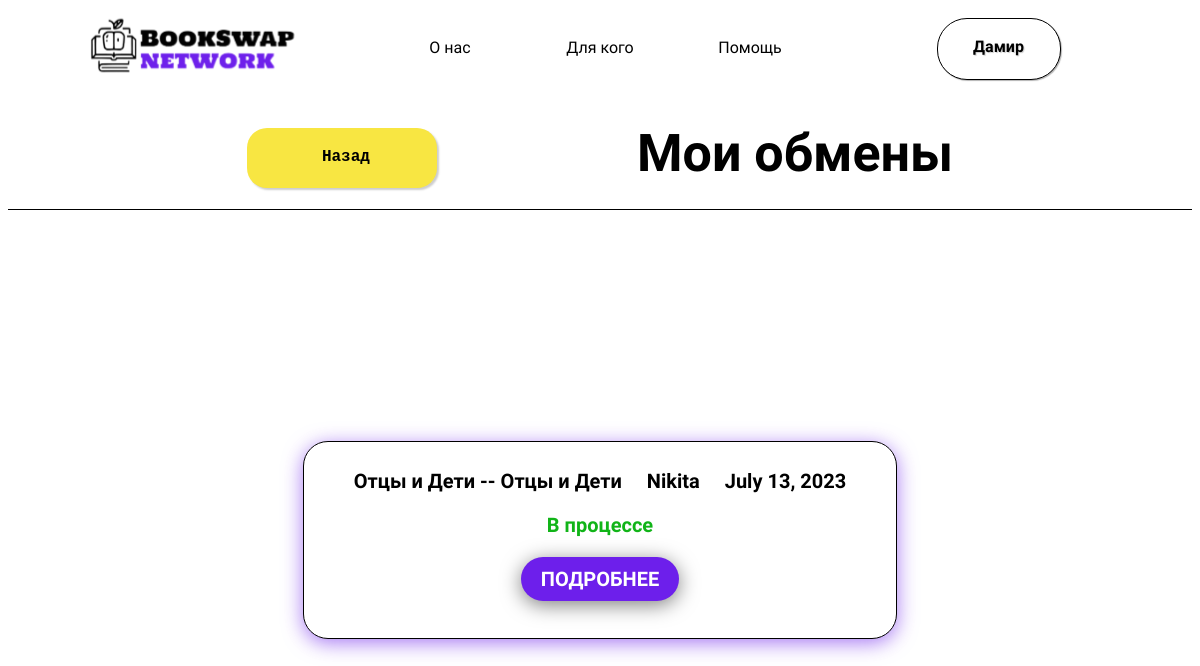
Page /exchange (signed in) on the committed database.
### Exchange/models.py (models this page shows)
class Exchange(models.Model):
    one_book = models.ForeignKey(Books, on_delete=models.CASCADE, null=True, related_name='exchange')
    two_book = models.ForeignKey(Books, on_delete=models.CASCADE, null=True, related_name='two_book')
    date = models.DateField()
    status = models.CharField(max_length=50)

class Books(models.Model):
    name = models.CharField(max_length=50)
    status = models.BooleanField()
    author = models.CharField(max_length=50)
    genre = models.CharField(max_length=30)
    description = models.CharField(max_length=250)
    user = models.ForeignKey(User, on_delete=models.CASCADE, null=True)
    avatar = models.ImageField(upload_to='media/', null=True)

### Exchange/views.py (the view)
# urls.py: path('exchange', get_exchange, name='exchange')
def get_exchange(request):
    exchange = []
    for i in Exchange.objects.all():
        if i.one_book.user_id == request.user.id or i.two_book.user_id == request.user.id:
            exchange += [i]
    context = {
        'exchange': exchange
    }
    return render(request, 'exchange.html', context)

### Exchange/templates/exchange.html (shortened to what this page needs)
{% extends 'base.html' %}
{% load static %}
{% block link %}
<link rel="stylesheet" type="text/css" href="{% static 'exchange/exchange.css' %}">
<link rel="stylesheet" type="text/css" href="{% static 'profile/my_book.css' %}">
{% endblock %}
{% block content %}
      <div class="header2">
        <div class="katalog">
            <a href="{% url 'profile' %}"><button class="back-css">Назад</button></a>
        </div>
        <div class="b"><h1>Мои обмены</h1></div>
    </div>
    <div class="penis">
    </div>
<div style="flex: block; margin-top:50px;">
    {% for i in exchange %}
      <div class="exchanges__content content">
        <div class="content__item record">
          <div class="record__info info _sub-main-text">
            <span class="info__books"> {{i.one_book.name}} -- {{i.two_book.name}}</span>
              {% if i.two_book.user != request.user %}
            <span class="info__user">{{i.two_book.user}}</span>
              {% else %}
              <span class="info__user">{{i.one_book.user}}</span>
              {% endif %}
            <span class="info__date">{{i.date}}</span>
          </div>
          <span class="record__status _sub-main-text">{{i.status}}</span>
          <a href="#" class="record__detail button _sub-main-text">ПОДРОБНЕЕ</a>
        </div>
          {% endfor %}
      </div>
{% endblock %}

### Profile/templates/base.html (shortened to what this page needs)
{% load static %}
<html lang="en">
<head>
    <link rel="stylesheet" type="text/css" href="{% static 'profile/profile1.css' %}">
    <link href="https://fonts.cdnfonts.com/css/commissioner-2" rel="stylesheet">
    {% block link %}{% endblock %}
</head>
    <body>
        <div>
            <header class="header1">
                <div class="logo_div">
                    <a href="{% url 'index' %}"><img src="{% static 'images/logo.svg' %}" alt="BOOKSWAP" class="logo"></a>
                </div>
                <div class="menu_header">
                    <a class="menu_header1" href="{% url 'who' %}">О нас</a>
                    <a class="menu_header1" href="{% url 'dliakogo' %}">Для кого</a>
                    <a class="menu_header1" href="{% url 'help' %}">Помощь</a>
                </div>
                <div class='reg'>
                    {% if not request.user.is_authenticated %}
                    <a href="{% url 'login' %}"><nav class="login-css">Вход</nav></a>
                    <a href="{% url 'register' %}"><nav class="register-css">Регистрация</nav></a>
                    {% else %}
                    <a href="{% url 'profile' %}"><nav class="login-css">{{user.username}}</nav></a>
                    {% endif %}
                </div>
            </header>
                {% block content %}
                {% endblock %}
        </div>
</body>
</html>

### Profile/static/profile/profile1.css (style rules this page uses)
.content { display: flex; justify-content: center; align-items: center; height: 70vh; }
.button { padding: 10px 20px; background-color: #f2f2f2; border: none; border-radius: 5px; margin-bottom: 10px; cursor: pointer; }
.back-css { font-family: 'Commissioner', sans-serif; display: inline-block; -webkit-box-sizing: content-box; -moz-box-sizing: content-box; box-sizing: content-box; width: 150px; height: 40px; cursor: pointer; padding: 10px 20px; border: none; -webkit-border-radius: 20px; border-radius: 20px; font: normal normal bold 16px/normal "Lucida Console", Monaco, monospace; color: #0000; text-indent: 10px; -o-text-overflow: clip; text-overflow: clip; background: #F8E642; -webkit-box-shadow: 2px 2px 2px 0 rgba(0,0,0,0.2) ; box-shadow: 2px 2px 2px 0 rgba(0,0,0,0.2) ; text-shadow: -1px -1px 0 rgba(0,0,0,1) ; -webkit-transition: all 300ms cubic-bezier(0.42, 0, 0.58, 1); -moz-transition: all 300ms cubic-bezier(0.42, 0, 0.58, 1); -o-transition: all 300ms cubic-bezier(0.42, 0, 0.58, 1); transition: all 300ms cubic-bezier(0.42, 0, 0.58, 1); }
.header1 { position: relative; display: flex; flex-direction: row; justify-content: center; }
.logo_div { width: 100%; display: flex; flex-direction: row; justify-content: center; }
.logo { height: 80px; width: 220px; }
.login-css { margin-right: 20px; margin-top: 10px; height: 20px; -webkit-box-sizing: content-box; -moz-box-sizing: content-box; box-sizing: content-box; width: 82px; max-width: 82px; padding: 20px; overflow: hidden; border: 1px solid; -webkit-border-radius: 30px; border-radius: 30px; font: normal normal bold 16px/1 "Lucida Console", Monaco, monospace; color: rgba(0,0,0,1); text-align: center; -o-text-overflow: ellipsis; text-overflow: ellipsis; background: #ffffff; -webkit-box-shadow: 1px 1px 1px 0 rgba(0,0,0,0.3) ; box-shadow: 1px 1px 1px 0 rgba(0,0,0,0.3) ; text-shadow: 1px 1px 1px rgba(0,0,0,0.2) ; font-family: 'Commissioner', sans-serif; }
.menu_header { display: flex; flex-direction: row; justify-content: center; }
.menu_header1 { margin-top: 30px; width: 150; display: flex; flex-direction: row; justify-content: center; }
.reg { width: 100%; display: flex; flex-direction: row; justify-content: center; margin: 0px; }

### Exchange/static/exchange/exchange.css (style rules this page uses)
body { font-family: 'Commissioner', sans-serif; color: #000; }
* { box-sizing: border-box; }
a { all: unset; }
._sub-main-text { font-size: 20px; font-weight: 600; }
.button { text-align: center; cursor: pointer; width: auto; height: auto; border-radius: 225px; box-shadow: 0px 4px 20px 0px rgba(0, 0, 0, 0.50); display: flex; justify-content: center; align-items: center; }
.content { display: flex; flex-direction: column; align-items: center; gap: 10px; padding: 90px 90px 90px 90px; }
.record { border-radius: 25px; border: 1px solid #000; background: #FFF; box-shadow: 0px 4px 20px 0px rgba(109, 31, 235, 0.60); width: 1580px; display: flex; justify-content: space-between; align-items: center; padding: 27px 50px; }
.info { display: flex; flex-wrap: wrap; align-items: center; justify-content: center; gap: 25px; }
.record__status { color: #11B418; }
.record__detail { color: #FFF; background: #6D1FEB; }
@media (max-width: 1690px) { .record { flex-direction: column; gap: 20px; width: auto; } }

### rows in the picture
Exchange: one_book.name "Отцы и Дети", two_book.name "Отцы и Дети", two_book.user "Nikita", date "July 13, 2023", status "В процессе"

### other values in the picture
{{ user.username }} "Дамир"
